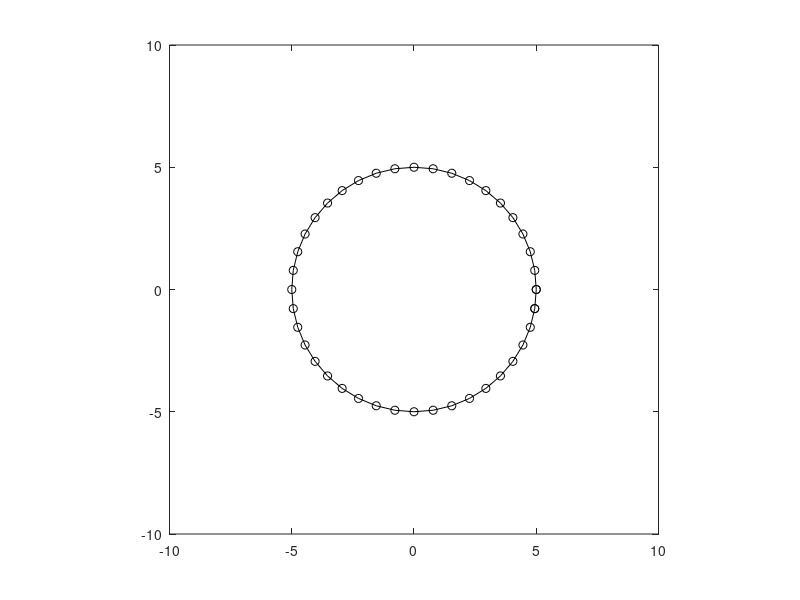

Here is the MATLAB script that generated this plot: (Note: this script raises an error after producing the figure.)
max = 200;
deltaT = 0.1;
bt = 10;
xBottom = -bt;
xTop = bt;
yBottom = -bt;
yTop = bt;
%c = 2;
%epsilon = 5;

distMin = 1.0;
distMax = 4.0;

rad = 5.0;
resolution = 40;
theta = linspace(0, 2 * pi - 2*pi/resolution, resolution);

x0 = rad * cos(theta);
y0 = rad * sin(theta);
%x0 = 6 * cos(theta)  ;%+ 10 * sin(theta);
%y0 = 5 * sin(theta);
%x0 = rad * cos(theta)  + 8*sin(theta);
%y0 = rad * sin(theta).^3;

x = x0;
y = y0;

plot(x, y, '-ok');
hold on;
plot([x(end) x(1)], [y(end) y(1)], '-ok');
hold off;
axis equal square;
xlim([xBottom, xTop]);
ylim([yBottom, yTop]);
pause
for j = 1 : max
    if (resolution == 0)
        error('no point');
    end
    i = 1;
    while i <= resolution
        if (i == 1)
            d = dist([x(end) y(end)], [x(i) y(i)]) + dist([x(i) y(i)], [x(i + 1) y(i + 1)]);
        elseif (i == resolution)
            d = dist([x(i - 1) y(i - 1)], [x(i) y(i)]) + dist([x(i) y(i)], [x(1) y(1)]);
        else
            d = dist([x(i - 1) y(i - 1)], [x(i) y(i)]) + dist([x(i) y(i)], [x(i + 1) y(i + 1)]);
        end
        if (d < distMin)
            fprintf('(%d)', length(x))
            x(i) = [;];
            y(i) = [;];
            resolution = resolution - 1;
            %i = i - 1;
            fprintf('erase!to(%d), ', length(x))
        elseif (d > distMax)
            fprintf('(%d)', length(x))
            disp(x)
            insertCols(x, (x(i) + x(i + 1)) / 2, i);
            insertCols(y, (y(i) + y(i + 1)) / 2, i);
            fprintf('add!(%d)to(%d), ', (x(i) + x(i + 1)) / 2, length(x))
            disp(i)
            disp(x)
        end
        if (length(x) ~= resolution)
            error('not fit resolution ')
        end
        i = i + 1;
    end
    fprintf(', resolution:%d\n', resolution)
    xNext = x;
    yNext = y;
    for i = 1 : resolution
        if (i == 1)
            %periodic boundary conditions
            n = normal([x(end) y(end)], [x(i) y(i)], [x(i + 1) y(i + 1)]);
            k = kappa([x(end) y(end)], [x(i) y(i)], [x(i + 1) y(i + 1)]);
        elseif (i == resolution)
            n = normal([x(i - 1) y(i - 1)], [x(i) y(i)], [x(1) y(1)]);
            k = kappa([x(i - 1) y(i - 1)], [x(i) y(i)], [x(1) y(1)]);
        else
            n = normal([x(i - 1) y(i - 1)], [x(i) y(i)], [x(i + 1) y(i + 1)]);
            k = kappa([x(i - 1) y(i - 1)], [x(i) y(i)], [x(i + 1) y(i + 1)]);
        end
        xNext(i) = x(i) - deltaT * n(1) * k;
        yNext(i) = y(i) - deltaT * n(2) * k;
    end
    x = xNext;
    y = yNext;
    plot(x, y, '-ok');
    %for i = 1 : resolution
    %    str = string(i);
    %    text(x(i), y(i), str);
    %end
    hold on;
    plot([x(end) x(1)], [y(end) y(1)], 'k');
    hold off;
    axis equal square;
    xlim([xBottom, xTop]);
    ylim([yBottom, yTop]);
    pause(0.1)
    %disp(x)
    %disp(y)
end


function [d]  = dist(p1, p2)
    d = sqrt((p1(1) - p1(1))^2 + (p1(2) - p2(2))^2);
end

function [n] = normal(p0, p1, p2)
    v1 = vector(p0, p1);
    v2 = vector(p1, p2);
    v = v1 + v2;
    n = v/sqrt(v(1).^2 + v(2).^2);
end

function [v] = vector(p1, p2)
    d = dist(p1, p2);
    xDif = (p2(1) - p1(1)) / d;
    yDif = (p2(2) - p1(2)) / d;
    v = [yDif -xDif];
end

function [k] = kappa(p0, p1, p2)
    xDif = p2(1) - p1(1);
    yDif = p2(2) - p1(2);
    xDifDif = (p2(1) - 2 * p1(1) + p0(1));
    yDifDif = (p2(2) - 2 * p1(2) + p0(2));
    k = (xDif * yDifDif - yDif * xDifDif) / sqrt((xDif.^2 + yDif.^2).^3);
end

%function [kap] = kpar(pm, p, pp)
%    dx
%    
%end

function [output] = insertCols(insertedMat, insertMat, col)
    [rows1, cols1] = size(insertedMat);
    [rows2, cols2] = size(insertMat);
    if (rows1 > rows2) 
        error('too few rows of inserting Mat');
    elseif (rows1 < rows2) 
        error('too many rows of inserting Mat');
    end
    output = cat(2, insertedMat(:,1:col - 1), insertMat, insertedMat(:,col:cols1));
end